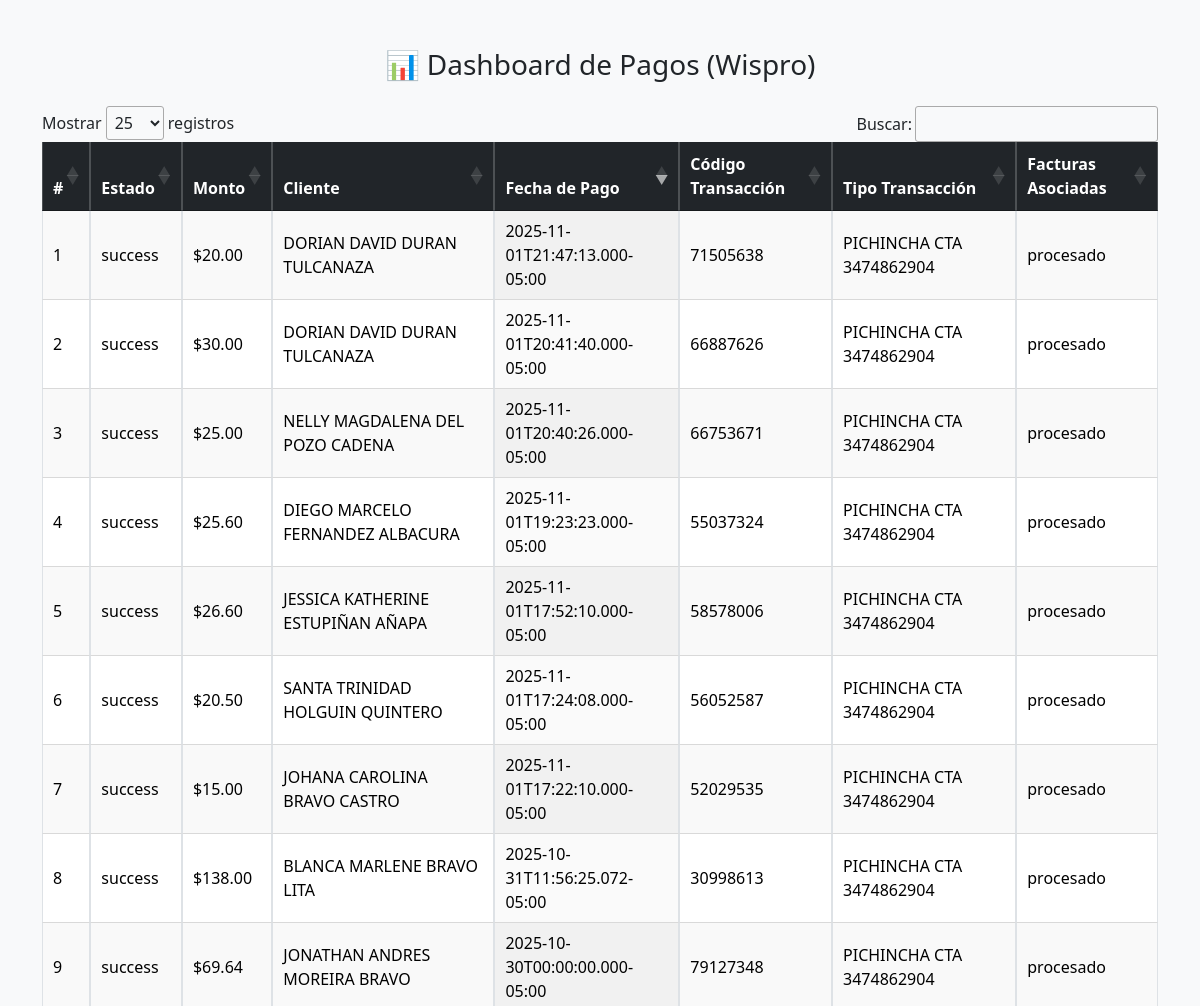
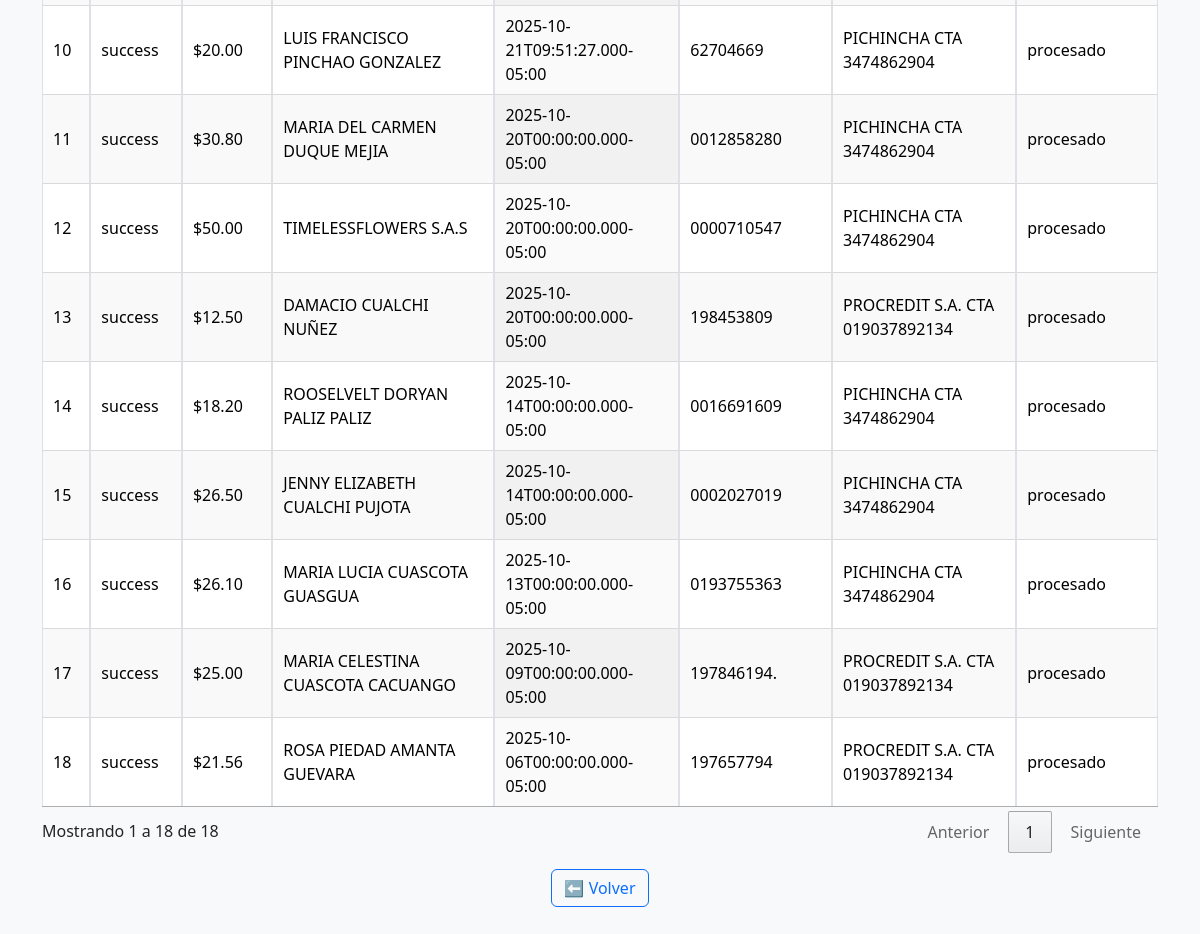
The page /pagos (signed in) on the database its author committed (2 pictures, top to bottom).
### tables this page shows
CREATE TABLE pagos_wispro (
        id TEXT PRIMARY KEY,
        public_id TEXT,
        created_at TEXT,
        updated_at TEXT,
        state TEXT,
        amount REAL,
        comment TEXT,
        name_user TEXT,
        email_user TEXT,
        client_id TEXT,
        client_name TEXT,
        client_public_id TEXT,
        payment_date TEXT,
        credit_amount REAL,
        name_collector TEXT,
        email_collector TEXT,
        transaction_kind TEXT,
        transaction_code TEXT,
        estado_desglose TEXT DEFAULT 'pendiente',
        data_json TEXT
    );

### routes_modulo.py (the view)
@bp.route('/pagos')
def pagos():
    rows = wispro_client.listar_pagos_para_tabla()
    return render_template('pagos_dashboard.html', rows=rows)

### app.py (called while the page is built)
@app.before_request
def proteger_rutas():
    rutas_publicas = ["/login", "/logout", "/static", "/favicon.ico"]
    if any(request.path.startswith(r) for r in rutas_publicas):
        return None
    if session.get("user_id") and request.path == "/login":
        return redirect(url_for("rutas.home"))
    if not session.get("user_id"):
        return redirect(url_for("login"))

### core/wispro_client.py (called while the page is built)
def _conn():
    return sqlite3.connect(DB_PATH)

def listar_pagos_para_tabla():
    con = _conn()
    cur = con.cursor()
    cur.execute("""
        SELECT
            p.id,
            p.state,
            p.amount,
            COALESCE(p.client_name, '') AS client_name,
            p.payment_date,
            COALESCE(p.transaction_code, '') AS transaction_code,
            COALESCE(p.transaction_kind, '') AS transaction_kind,
            p.estado_desglose,
            COALESCE(GROUP_CONCAT(pt.invoice_number, ', '), '') AS invoice_numbers
        FROM pagos_wispro p
        LEFT JOIN pago_transacciones pt ON pt.payment_id = p.id
        WHERE LOWER(p.state) = 'success'
        GROUP BY
            p.id, p.state, p.amount, p.client_name, p.payment_date,
            p.transaction_code, p.transaction_kind, p.estado_desglose
        ORDER BY p.payment_date DESC
    """)
    rows = cur.fetchall()
    con.close()
    return rows

### templates/pagos_dashboard.html (shortened to what this page needs)
<!doctype html>
<html lang="es">
<head>
  <link rel="stylesheet" href="https://cdn.jsdelivr.net/npm/bootstrap@5.3.3/dist/css/bootstrap.min.css">
  <link rel="stylesheet" href="https://cdn.datatables.net/1.13.8/css/jquery.dataTables.min.css">
</head>
<body class="bg-light">
  <div class="container py-5">
    <h3 class="mb-4 text-center">📊 Dashboard de Pagos (Wispro)</h3>
    <table id="tabla" class="display table table-striped table-bordered align-middle" style="width:100%">
      <thead class="table-dark">
        <tr>
          <th>#</th>
          <th>Estado</th>
          <th>Monto</th>
          <th>Cliente</th>
          <th>Fecha de Pago</th>
          <th>Código Transacción</th>
          <th>Tipo Transacción</th>
          <th>Facturas Asociadas</th>
        </tr>
      </thead>
      <tbody>
        {% for r in rows %}
        <tr>
          <td>{{ loop.index }}</td>
          <td>{{ r[1] }}</td>
          <td>${{ "%.2f"|format(r[2]) }}</td>
          <td>{{ r[3] }}</td>
          <td>{{ r[4] }}</td>
          <td>{{ r[5] }}</td>
          <td>{{ r[6] }}</td>
          <td>{{ r[7] }}</td>
        </tr>
        {% endfor %}
      </tbody>
    </table>
    <div class="text-center mt-3">
      <a class="btn btn-outline-primary" href="/">⬅️ Volver</a>
    </div>
  </div>
</body>
</html>

### rows shown on the page
pagos_wispro: state "success", amount "20.00", client_name "DORIAN DAVID DURAN TULCANAZA", payment_date "2025-11-01T21:47:13.000-05:00", transaction_code "71505638", transaction_kind "PICHINCHA CTA 3474862904", estado_desglose "procesado"
pagos_wispro: state "success", amount "30.00", client_name "DORIAN DAVID DURAN TULCANAZA", payment_date "2025-11-01T20:41:40.000-05:00", transaction_code "66887626", transaction_kind "PICHINCHA CTA 3474862904", estado_desglose "procesado"
pagos_wispro: state "success", amount "25.00", client_name "NELLY MAGDALENA DEL POZO CADENA", payment_date "2025-11-01T20:40:26.000-05:00", transaction_code "66753671", transaction_kind "PICHINCHA CTA 3474862904", estado_desglose "procesado"
pagos_wispro: state "success", amount "25.60", client_name "DIEGO MARCELO FERNANDEZ ALBACURA", payment_date "2025-11-01T19:23:23.000-05:00", transaction_code "55037324", transaction_kind "PICHINCHA CTA 3474862904", estado_desglose "procesado"
pagos_wispro: state "success", amount "26.60", client_name "JESSICA KATHERINE ESTUPIÑAN AÑAPA", payment_date "2025-11-01T17:52:10.000-05:00", transaction_code "58578006", transaction_kind "PICHINCHA CTA 3474862904", estado_desglose "procesado"
pagos_wispro: state "success", amount "20.50", client_name "SANTA TRINIDAD HOLGUIN QUINTERO", payment_date "2025-11-01T17:24:08.000-05:00", transaction_code "56052587", transaction_kind "PICHINCHA CTA 3474862904", estado_desglose "procesado"
pagos_wispro: state "success", amount "15.00", client_name "JOHANA CAROLINA BRAVO CASTRO", payment_date "2025-11-01T17:22:10.000-05:00", transaction_code "52029535", transaction_kind "PICHINCHA CTA 3474862904", estado_desglose "procesado"
pagos_wispro: state "success", amount "138.00", client_name "BLANCA MARLENE BRAVO LITA", payment_date "2025-10-31T11:56:25.072-05:00", transaction_code "30998613", transaction_kind "PICHINCHA CTA 3474862904", estado_desglose "procesado"
pagos_wispro: state "success", amount "69.64", client_name "JONATHAN ANDRES MOREIRA BRAVO", payment_date "2025-10-30T00:00:00.000-05:00", transaction_code "79127348", transaction_kind "PICHINCHA CTA 3474862904", estado_desglose "procesado"
pagos_wispro: state "success", amount "20.00", client_name "LUIS FRANCISCO PINCHAO GONZALEZ", payment_date "2025-10-21T09:51:27.000-05:00", transaction_code "62704669", transaction_kind "PICHINCHA CTA 3474862904", estado_desglose "procesado"
pagos_wispro: state "success", amount "30.80", client_name "MARIA DEL CARMEN DUQUE MEJIA", payment_date "2025-10-20T00:00:00.000-05:00", transaction_code "0012858280", transaction_kind "PICHINCHA CTA 3474862904", estado_desglose "procesado"
pagos_wispro: state "success", amount "50.00", client_name "TIMELESSFLOWERS S.A.S", payment_date "2025-10-20T00:00:00.000-05:00", transaction_code "0000710547", transaction_kind "PICHINCHA CTA 3474862904", estado_desglose "procesado"
pagos_wispro: state "success", amount "12.50", client_name "DAMACIO CUALCHI NUÑEZ", payment_date "2025-10-20T00:00:00.000-05:00", transaction_code "198453809", transaction_kind "PROCREDIT S.A. CTA 019037892134", estado_desglose "procesado"
pagos_wispro: state "success", amount "18.20", client_name "ROOSELVELT DORYAN PALIZ PALIZ", payment_date "2025-10-14T00:00:00.000-05:00", transaction_code "0016691609", transaction_kind "PICHINCHA CTA 3474862904", estado_desglose "procesado"
pagos_wispro: state "success", amount "26.50", client_name "JENNY ELIZABETH CUALCHI PUJOTA", payment_date "2025-10-14T00:00:00.000-05:00", transaction_code "0002027019", transaction_kind "PICHINCHA CTA 3474862904", estado_desglose "procesado"
pagos_wispro: state "success", amount "26.10", client_name "MARIA LUCIA CUASCOTA GUASGUA", payment_date "2025-10-13T00:00:00.000-05:00", transaction_code "0193755363", transaction_kind "PICHINCHA CTA 3474862904", estado_desglose "procesado"
pagos_wispro: state "success", amount "25.00", client_name "MARIA CELESTINA CUASCOTA CACUANGO", payment_date "2025-10-09T00:00:00.000-05:00", transaction_code "197846194.", transaction_kind "PROCREDIT S.A. CTA 019037892134", estado_desglose "procesado"
pagos_wispro: state "success", amount "21.56", client_name "ROSA PIEDAD AMANTA GUEVARA", payment_date "2025-10-06T00:00:00.000-05:00", transaction_code "197657794", transaction_kind "PROCREDIT S.A. CTA 019037892134", estado_desglose "procesado"
